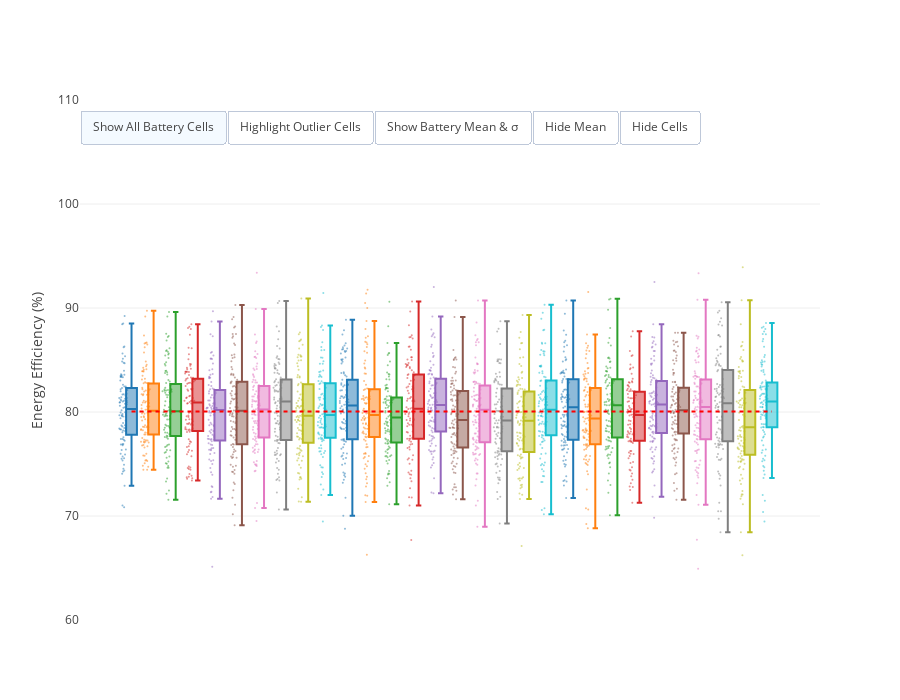

Notebook code cell kept with this figure:
### Markdown cell above
## Buttons

### Code cell
data=[dict(
        y=np.random.normal(80, 4, 100),
        type='box',
        jitter=1,
        boxpoints='all',
        marker = dict( size=2, opacity=0.5 ),
        name='Battery Pack '+str(i+1)) for i in range(30) ]

layout = dict(
    height = 700,
    showlegend=False,
    yaxis = dict( range = [60, 110], title='Energy Efficiency (%)' ),
    xaxis = dict( showticklabels = False )

)

mean = np.mean( [ ea['y'] for ea in data ] )

data.append( dict(
        x = [ 'Battery Pack '+str(i+1) for i in range(30) ],
        y = [mean]*30,
        marker = dict( color = 'red' ),
        line = dict( dash = 4, width = 2, color = 'red' ),
        name = 'Mean',
        mode = 'lines',        
    )
)

layout['updatemenus'] = list([
        dict(
            buttons=list([  
                dict(
                    args=[{
                        'boxpoints': 'all',
                        'marker.size': 2,
                        'marker.opacity':0.5,
                        'marker.color': ''
                    }],
                    label='Show All Battery Cells',
                    method='restyle'
                ),                      
                dict(
                    args=[{
                        'boxpoints': 'suspectedoutliers',
                        'marker.size': 6,
                        'marker.outliercolor': 'red',
                        'marker.outlierwidth': 2,
                        'marker.opacity': 1,
                        'marker.color': 'grey'
                    }],                    
                    label='Highlight Outlier Cells',
                    method='restyle'
                ),   
                dict(
                    args=[{ 'boxmean': 'sd', }],                    
                    label='Show Battery Mean & σ',
                    method='restyle'
                ), 
                dict(
                    args=[{ 'boxmean': False, }],                    
                    label='Hide Mean',
                    method='restyle'
                ),  
                dict(
                    args=[{ 'boxpoints': False, }],                    
                    label='Hide Cells',
                    method='restyle'
                ),                    
                   
            ]),
            
            direction = 'left',
            pad = {'r': 10, 't': 10},
            showactive = True,
            type = 'buttons',
            x = 0.0,
            xanchor = 'left',
            y = 1.0,
            yanchor = 'top'            
        )        
    ])

fig = dict( data=data, layout=layout )
iplot( fig, validate=False)
